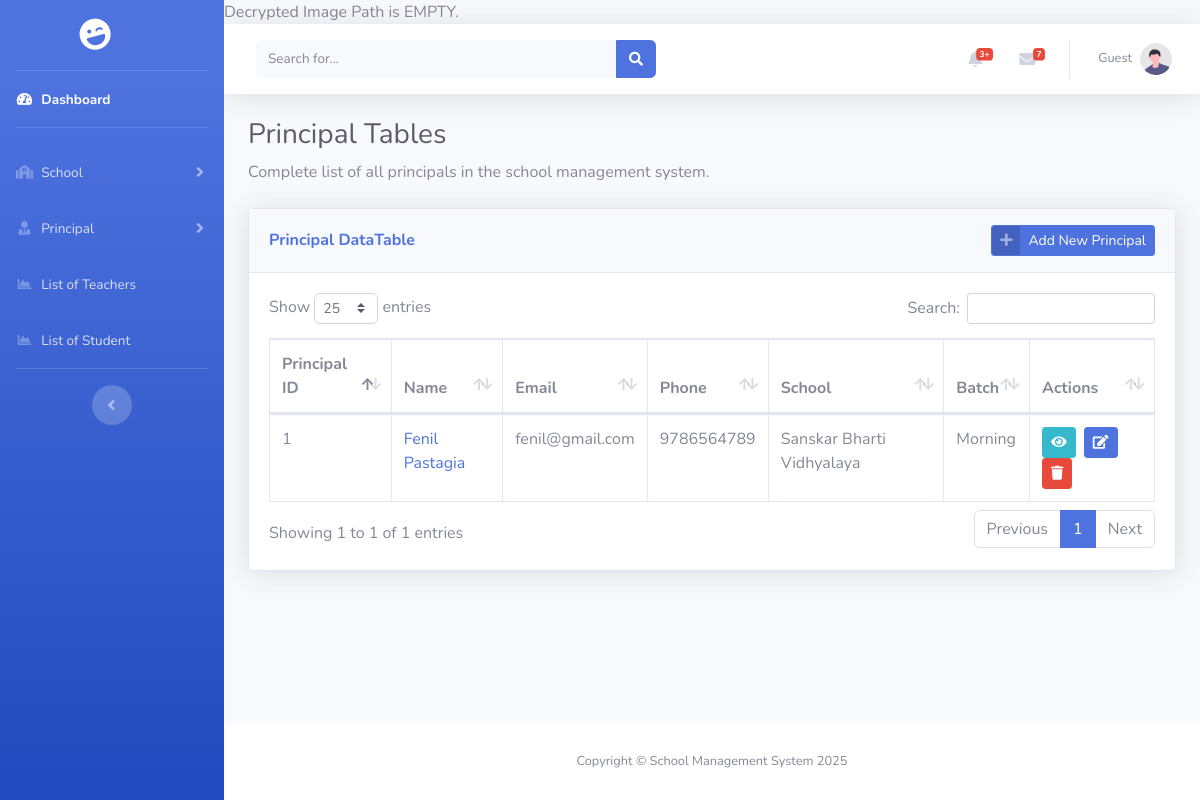
/pages/principal/principal_list.php (signed in), run on an earlier commit of the app's database.
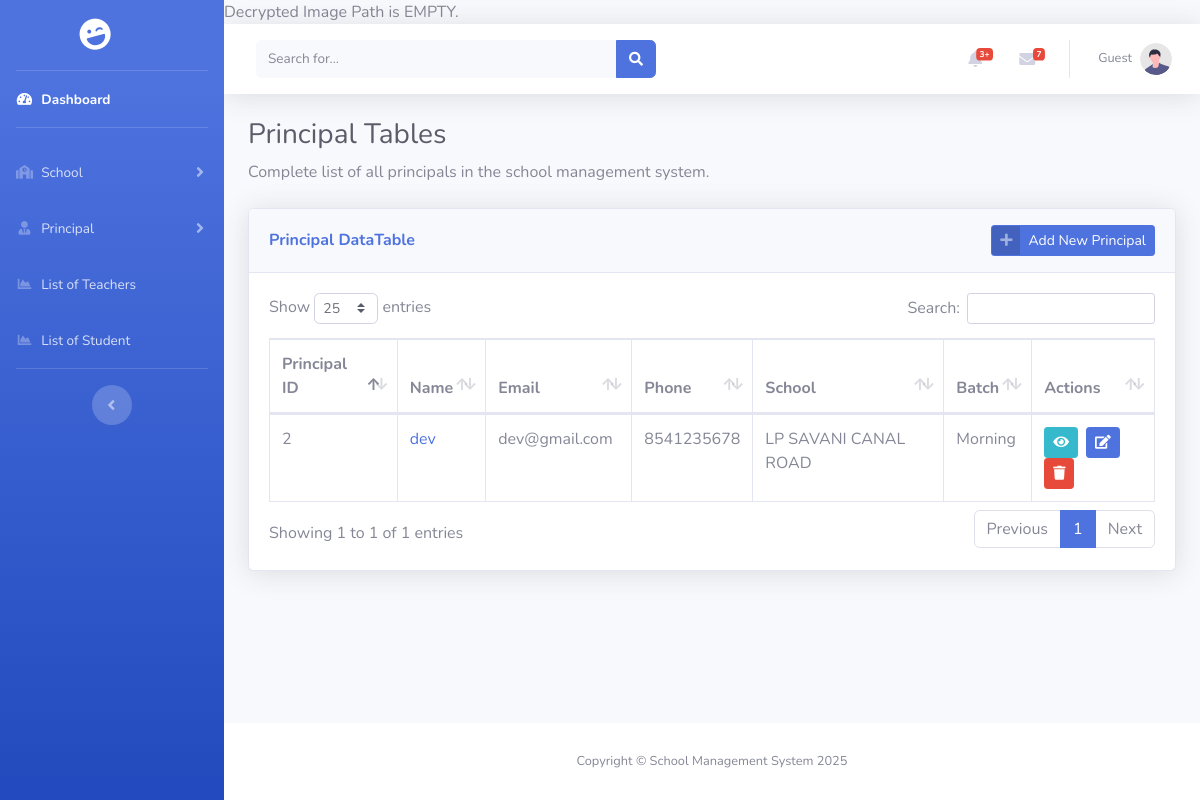
And on a later commit of the database.
### tables this page shows
CREATE TABLE `principal` (
  `id` int(11) NOT NULL,
  `principal_image` varchar(255) DEFAULT NULL,
  `school_id` int(11) DEFAULT NULL,
  `principal_name` varchar(50) DEFAULT NULL,
  `email` varchar(50) NOT NULL,
  `password` varchar(255) NOT NULL,
  `phone` varchar(10) DEFAULT NULL,
  `principal_dob` date DEFAULT NULL,
  `gender` enum('Male','Female','Others') NOT NULL,
  `blood_group` enum('A+','A-','B+','B-','AB+','AB-','O+','O-') NOT NULL,
  `address` text DEFAULT NULL,
  `qualification` varchar(50) DEFAULT NULL,
  `salary` decimal(10,2) DEFAULT NULL,
  `batch` enum('Morning','Evening') DEFAULT NULL
);

CREATE TABLE `school` (
  `id` int(11) NOT NULL,
  `school_logo` varchar(255) DEFAULT NULL,
  `school_name` varchar(100) DEFAULT NULL,
  `email` varchar(50) DEFAULT NULL,
  `phone` varchar(10) DEFAULT NULL,
  `school_opening` date DEFAULT NULL,
  `school_type` enum('Government','Private') DEFAULT NULL,
  `education_board` set('CBSE','State','IGCSE') DEFAULT NULL,
  `school_medium` set('English','Hindi','Regional Language') DEFAULT NULL,
  `school_category` set('Pre-Primary','Primary','Upper Primary','Secondary','Higher Secondary') DEFAULT NULL,
  `school_std` set('Pre-Primary','Primary (1-5)','Upper Primary (6-8)','Secondary (9-10)','Higher Secondary (11-12)') DEFAULT NULL,
  `address` text DEFAULT NULL
);

### pages/principal/principal_list.php (the view, shortened to what this page needs)
<?php
include_once "../../includes/connect.php";
$query = "SELECT p.id, p.principal_name, p.email, p.phone, p.batch,
                sc.school_name
        FROM principal p
        LEFT JOIN school sc ON p.school_id = sc.id
        ORDER BY p.id ASC";
$result = mysqli_query($conn, $query);
?>
<!DOCTYPE html>
<html lang="en">
<head>
    <link href="../../assets/vendor/fontawesome-free/css/all.min.css" rel="stylesheet" type="text/css">
    <link href="../../assets/css/sb-admin-2.min.css" rel="stylesheet">
    <link href="../../assets/vendor/datatables/dataTables.bootstrap4.min.css" rel="stylesheet">
</head>
<body id="page-top">
    <div id="wrapper">
        <?php include_once '../../includes/sidebar/BMC_sidebar.php'; ?>
        <div id="content-wrapper" class="d-flex flex-column">
            <div id="content">
                <?php include_once '../../includes/header/BMC_header.php'; ?>
                <div class="container-fluid">
                    <h1 class="h3 mb-2 text-gray-800">Principal Tables</h1>
                    <p class="mb-4">Complete list of all principals in the school management system.
                    </p>
                    <div class="card shadow mb-4">
                        <div class="card-header py-3 d-flex justify-content-between align-items-center">
                            <h6 class="m-0 font-weight-bold text-primary">Principal DataTable</h6>
                            <a href="/BMC-SMS/includes/forms/principal_enrollment.php" class="btn btn-primary btn-icon-split btn-sm">
                                <span class="icon text-white-50">
                                    <i class="fas fa-plus"></i>
                                </span>
                                <span class="text">Add New Principal</span>
                            </a>
                        </div>
                        <div class="card-body">
                            <div class="table-responsive">
                                <table class="table table-bordered" id="dataTable" width="100%" cellspacing="0">
                                    <thead>
                                        <tr>
                                            <th>Principal ID</th>
                                            <th>Name</th>
                                            <th>Email</th>
                                            <th>Phone</th>
                                            <th>School</th>
                                            <th>Batch</th>
                                            <th>Actions</th>
                                        </tr>
                                    </thead>
                                    <tbody>
                                        <?php
                                        if ($result && mysqli_num_rows($result) > 0) {
                                            while ($row = mysqli_fetch_assoc($result)) {
                                                echo "<tr>";
                                                echo "<td>" . htmlspecialchars($row['id']) . "</td>";
                                                echo "<td>";
                                                echo "<a href='view.php?id=" . $row['id'] . "' class='text-decoration-none'>";
                                                echo htmlspecialchars($row['principal_name'] ?? 'N/A');
                                                echo "</a>";
                                                echo "</td>";
                                                echo "<td>" . htmlspecialchars($row['email'] ?? 'N/A') . "</td>";
                                                echo "<td>" . htmlspecialchars($row['phone'] ?? 'N/A') . "</td>";
                                                echo "<td>" . htmlspecialchars($row['school_name'] ?? 'N/A') . "</td>";
                                                echo "<td>" . htmlspecialchars(ucfirst($row['batch'] ?? 'N/A')) . "</td>";
                                                echo "<td>";
                                                echo "<a href='view.php?id=" . $row['id'] . "' class='btn btn-info btn-sm mr-2'>";
                                                echo "<i class='fas fa-eye'></i>";
                                                echo "</a>";
                                                echo "<a href='edit.php?id=" . $row['id'] . "' class='btn btn-primary btn-sm mr-2'>";
                                                echo "<i class='fas fa-edit'></i>";
                                                echo "</a>";
                                                echo "<button class='btn btn-danger btn-sm' onclick='confirmDelete(" . $row['id'] . ")'>";
                                                echo "<i class='fas fa-trash'></i>";
                                                echo "</button>";
                                                echo "</td>";
                                                echo "</tr>";
                                            }
                                        } else {
                                            echo "<tr><td colspan='7' class='text-center'>No principals found</td></tr>";
                                        }
                                        ?>
                                    </tbody>
                                </table>
                            </div>
                        </div>
                    </div>
                </div>
                </div>
            <?php include_once '../../includes/footer/BMC_footer.php'; ?>
            </div>
        </div>
</body>
</html>

### includes/sidebar/BMC_sidebar.php (shortened to what this page needs)
<ul class="navbar-nav bg-gradient-primary sidebar sidebar-dark accordion" id="accordionSidebar">
    <a class="sidebar-brand d-flex align-items-center justify-content-center" href="/BMC-SMS/dashboard.php">
        <div class="sidebar-brand-icon rotate-n-15">
            <i class="fas fa-laugh-wink"></i>
        </div>
    </a>
    <hr class="sidebar-divider my-0">
    <li class="nav-item active">
        <a class="nav-link" href="/BMC-SMS/dashboard.php">
            <i class="fas fa-fw fa-tachometer-alt"></i>
            <span>Dashboard</span></a>
    </li>
    <hr class="sidebar-divider">
    <li class="nav-item">
        <a class="nav-link collapsed" href="#" data-toggle="collapse" data-target="#collapseSchool" aria-expanded="true"
            aria-controls="collapseSchool">
            <i class="fas fa-fw fa-school"></i>
            <span>School</span>
        </a>
    </li>
    <li class="nav-item">
        <a class="nav-link collapsed" href="#" data-toggle="collapse" data-target="#collapsePrincipal"
            aria-expanded="true" aria-controls="collapsePrincipal">
            <i class="fas fa-fw fa-user-tie"></i>
            <span>Principal</span>
        </a>
    </li>
    <li class="nav-item">
        <a class="nav-link" href="/BMC-SMS/pages/teacher/teacher_list.php">
            <i class=" fas fa-fw fa-chart-area"></i>
            <span>List of Teachers</span></a>
    </li>
    <li class="nav-item">
        <a class="nav-link" href="/BMC-SMS/pages/student/student_list.php">
            <i class="fas fa-fw fa-chart-area"></i>
            <span>List of Student</span></a>
    </li>
    <hr class="sidebar-divider d-none d-md-block">
    <div class="text-center d-none d-md-inline">
        <button class="rounded-circle border-0" id="sidebarToggle"></button>
    </div>
</ul>

### includes/header/BMC_header.php (shortened to what this page needs)
<?php
$userProfileImage = BASE_WEB_PATH . 'assets/images/undraw_profile.svg';
$userName = 'Guest';
if (isset($_COOKIE['encrypted_user_id']) && isset($_COOKIE['encrypted_user_role'])) {
    if (isset($_COOKIE['encrypted_user_name'])) {
        $userName = decrypt_id($_COOKIE['encrypted_user_name']);
    }
    if (isset($_COOKIE['encrypted_profile_image'])) {
        $decrypted_image = decrypt_id($_COOKIE['encrypted_profile_image']);
        if (!empty($decrypted_image)) {
            $image_path_for_web = '';
            if (strpos($decrypted_image, 'pages/') === 0) {
                $image_path_for_web = BASE_WEB_PATH . $decrypted_image;
            } elseif (strpos($decrypted_image, 'uploads/') !== false) {
                $uploads_pos = strpos($decrypted_image, 'uploads/');
                if ($uploads_pos !== false) {
                    $relative_uploads_path = substr($decrypted_image, $uploads_pos);
                    $image_path_for_web = BASE_WEB_PATH . $relative_uploads_path;
                } else {
                    $image_path_for_web = BASE_WEB_PATH . ltrim($decrypted_image, '/');
                }
            } else {
                $image_path_for_web = BASE_WEB_PATH . ltrim($decrypted_image, '/');
            }
            $filesystem_path = $_SERVER['DOCUMENT_ROOT'] . $image_path_for_web;
            if (file_exists($filesystem_path) && is_file($filesystem_path)) {
                $userProfileImage = $image_path_for_web;
                error_log("Image found: " . $userProfileImage);
            } else {
                error_log("Image file not found at filesystem path: " . $filesystem_path . ". Using default profile image.");
                $userProfileImage = BASE_WEB_PATH . 'assets/images/undraw_profile.svg';
                echo "RESULT: File DOES NOT EXIST at Filesystem Path.\n";
            }
        } else {
            echo "Decrypted Image Path is EMPTY.\n";
        }
    }
    if (empty($userName)) {
        $userName = 'Guest';
    }
} else {
    error_log("No user cookies found. Using default profile image and name.");
}
?>
<nav class="navbar navbar-expand navbar-light bg-white topbar mb-4 static-top shadow">
    <form class="d-none d-sm-inline-block form-inline mr-auto ml-md-3 my-2 my-md-0 mw-100 navbar-search">
        <div class="input-group">
            <input type="text" class="form-control bg-light border-0 small" placeholder="Search for..."
                aria-label="Search" aria-describedby="basic-addon2">
            <div class="input-group-append">
                <button class="btn btn-primary" type="button">
                    <i class="fas fa-search fa-sm"></i>
                </button>
            </div>
        </div>
    </form>
    <ul class="navbar-nav ml-auto">
        <li class="nav-item dropdown no-arrow mx-1">
            <a class="nav-link dropdown-toggle" href="#" id="alertsDropdown" role="button" data-toggle="dropdown"
                aria-haspopup="true" aria-expanded="false">
                <i class="fas fa-bell fa-fw"></i>
                <span class="badge badge-danger badge-counter">3+</span>
            </a>
        </li>
        <li class="nav-item dropdown no-arrow mx-1">
            <a class="nav-link dropdown-toggle" href="#" id="messagesDropdown" role="button" data-toggle="dropdown"
                aria-haspopup="true" aria-expanded="false">
                <i class="fas fa-envelope fa-fw"></i>
                <span class="badge badge-danger badge-counter">7</span>
            </a>
        </li>
        <li class="nav-item dropdown no-arrow">
            <a class="nav-link dropdown-toggle" href="#" id="userDropdown" role="button" data-toggle="dropdown"
                aria-haspopup="true" aria-expanded="false">
                <span class="mr-2 d-none d-lg-inline text-gray-600 small"><?php echo htmlspecialchars($userName); ?></span>
                <img class="img-profile rounded-circle"
                     src="<?php echo htmlspecialchars($userProfileImage); ?>"
                     onerror="this.src='<?php echo BASE_WEB_PATH; ?>assets/images/undraw_profile.svg';"
                     alt="Profile"
                     style="width: 32px; height: 32px; object-fit: cover;">
            </a>
        </li>
    </ul>
</nav>

### includes/footer/BMC_footer.php
<footer class="sticky-footer bg-white">
    <div class="container my-auto">
        <div class="copyright text-center my-auto">
            <span>Copyright &copy; School Management System 2025</span>
        </div>
    </div>
</footer>

What changed in the data, as far as the page shows it:
removed principal: id "1", principal_name "Fenil Pastagia", email "fenil@gmail.com", phone "9786564789", school.school_name "Sanskar Bharti Vidhyalaya", batch "Morning"
added principal: id "2", principal_name "dev", email "dev@gmail.com", phone "8541235678", school.school_name "LP SAVANI CANAL ROAD", batch "Morning"
